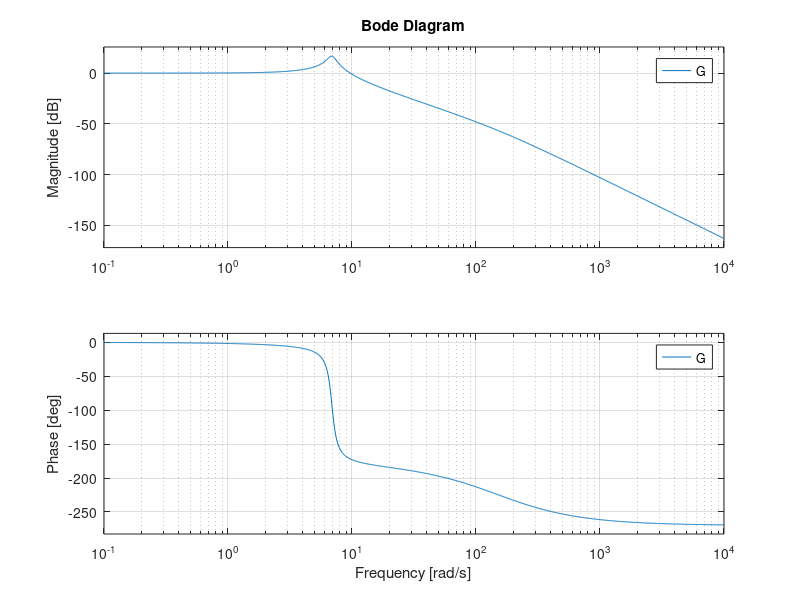

MATLAB code for this plot:
%%step input
s = tf('s');
G = 7132.104/(s^3 + 151.32*s^2 + 198*s + 7132.104);
t = 0:0.1:100;
for i=1:length(t)
    x1(i)=1;
end
[y,t] = lsim(G,x1,t);
plot(t,y,t,x1)
title('Uncompensated System -Step input') 
%% ramp input
x2=t;
[y,t] = lsim(G,x2,t);
plot(t,y,t,x2);
title('Uncompensated System -Ramp input')
%% sinusoid input
w = 0.3;
x3 = sin(w*t);
[y,t] = lsim(G,x3,t);
plot(t,y,t,x3);
title('Uncompensated System -Sinusoid input')
%% Parabolic input
x4=0.5*t.^2;
[y,t] = lsim(G,x4,t);
plot(t,y,t,x4);
title('Uncompensated System -Parabolic input')
%% bode 
bode(G)

